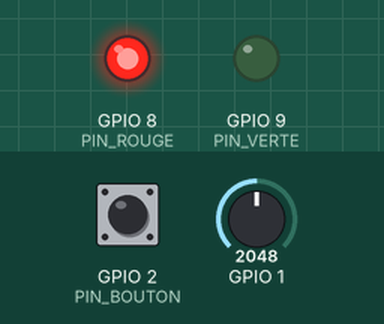
Simulated run of this program. Board: ESP32-S3. Parts: output pins drawn as LEDs (lit = HIGH). Inputs (shaded band) come from the test bench; at power-on: GPIO 1 = 2048, GPIO 2 (PIN_BOUTON) HIGH.

Above: at 1.2 s.
1.3 s: GPIO 1 set to 1927
At 1.6 s:
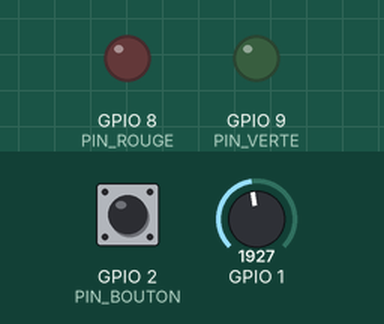
2.8 s: GPIO 1 set to 2040
At 4.0 s:
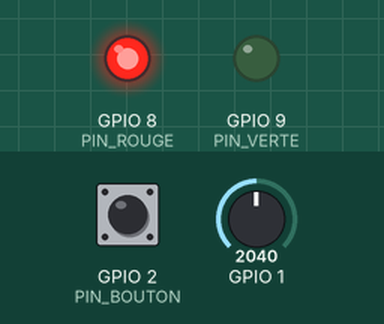
4.3 s: GPIO 2 (PIN_BOUTON) pulled LOW for 0.15 s
At 4.39 s:
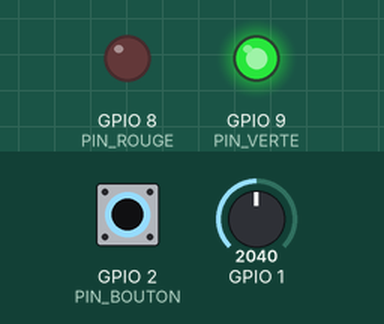
5.9 s: GPIO 2 (PIN_BOUTON) pulled LOW for 3.2 s
At 10.0 s:
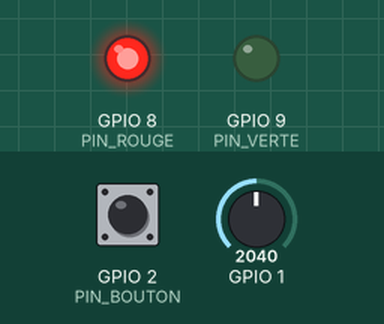
Timing chart, 0 to 11.5 s (numbered marks = the images above; inputs shaded):
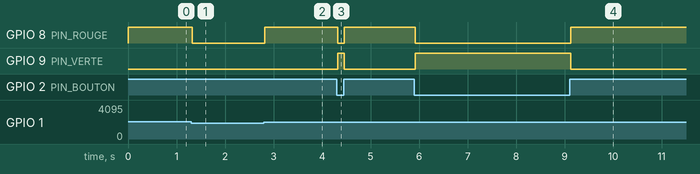

The program:

main.cpp
```cpp
#include <Arduino.h>
#include <cstring>


#include "led/Led.h"
#include "pot/Pot.h"
#include "bouton/Button.h"

// Broches
#define PIN_POT       A0
#define PIN_BOUTON    2
#define PIN_ROUGE     8
#define PIN_VERTE     9

// Bits du groupe d'evenements
#define POT_BIT       (1U << 0)  // bit 0
#define BOUTON_BIT    (1U << 1)  // bit 1
#define TOUS_BITS     (POT_BIT | BOUTON_BIT)

const char* DEL_ROUGE = "ROUGE";
const char* DEL_VERTE = "VERTE";

const int SEUIL = 2000;


// Groupe d'evenements partage
EventGroupHandle_t groupe;

// Objets
Led rouge(PIN_ROUGE, DEL_ROUGE);
Led verte(PIN_VERTE, DEL_VERTE);

Pot potentiometre(PIN_POT, SEUIL);
Button bouton(PIN_BOUTON);


// TACHE 1 : lecture du potentiometre

void vTaskPot(void *parametre) {
    for (;;) {
        if (potentiometre.isActive()) {
            xEventGroupSetBits(groupe, POT_BIT);
        } else {
            xEventGroupClearBits(groupe, POT_BIT);
        }

        vTaskDelay(pdMS_TO_TICKS(50));
    }
}


// TACHE 2 : lecture du bouton

void vTaskButton(void *parametre) {
    for (;;) {
        if (bouton.isPressed()) {
            xEventGroupSetBits(groupe, BOUTON_BIT);
        } else {
            xEventGroupClearBits(groupe, BOUTON_BIT);
        }

        vTaskDelay(pdMS_TO_TICKS(50));
    }
}


// TACHE 3 : commande des DEL

void vTaskLed(void *parametre) {

   EventBits_t bits;
    for (;;) {
       bits = xEventGroupWaitBits(
            groupe,
            TOUS_BITS,
            pdFALSE,  // Ne pas effacer les bits
            pdFALSE,  // Attendre au moins un bit
            0         // Ne pas bloquer
        );

        // On pourrait utiliser xEventGroupGetBits() qui est plus direct et simple ici

        bool potActif = (bits & POT_BIT) != 0;

        bool boutonActif = (bits & BOUTON_BIT) != 0;

        if (potActif && boutonActif) {
            // Les deux entrees actives
            verte.on();
            rouge.off();
        }
        else if (potActif != boutonActif) {  // else if (potActif || boutonActif) {
            // Une seule entree active
            verte.off();
            rouge.on();
        }
        else {
            // Aucune entree active
            verte.off();
            rouge.off();
        }

        vTaskDelay(pdMS_TO_TICKS(20));
    }
}

void setup() {

    // Initialiser les objets
    rouge.init();
    verte.init();
    potentiometre.init();
    bouton.init();

    // Creer le groupe d'evenements
    groupe = xEventGroupCreate();

    if (groupe == NULL) {
        while (true) {
            // Erreur de creation
        }
    }

    // Creer les trois taches
    xTaskCreate(
        vTaskPot,
        "Pot",
        2048,
        NULL,
        1,
        NULL
    );

    xTaskCreate(
        vTaskButton,
        "Bouton",
        2048,
        NULL,
        1,
        NULL
    );

    xTaskCreate(
        vTaskLed,
        "DEL",
        2048,
        NULL,
        1,
        NULL
    );
}

void loop() {
    vTaskDelay(portMAX_DELAY);
}
```

Button.cpp
```cpp
#include "Button.h"

Button::Button(int pin) : _pin(pin) {
}

void Button::init() {
    pinMode(_pin, INPUT_PULLUP);
}

bool Button::isPressed() {
    return digitalRead(_pin) == LOW;
}
```

Button.h
```cpp
#ifndef BUTYTON_H
#define BUTTON_H

#include <Arduino.h>

class Button {
private:
    int _pin;

public:
    Button(int pin);

    void init();
    bool isPressed();
};

#endif
```

Led.cpp
```cpp
#include "Led.h"

Led::Led(int pin, const char* name){
    _pin = pin;
    _name = name;
}

void Led::init() {
    pinMode(_pin, OUTPUT);
    digitalWrite(_pin, LOW);
}

void Led::on() {
    digitalWrite(_pin, HIGH);
}

void Led::off() {
    digitalWrite(_pin, LOW);
}

 const char* Led::getName(){
    return _name;
 }
```

Led.h
```cpp
#ifndef LED_H
#define LED_H
#include <Arduino.h>

class Led
{
  public:
    Led(int pin, const char* name);
    void on();
    void off();

    void init();
    const char* getName();
  private:
    int _pin;
    const char* _name; //Une constante
};

#endif
```

Pot.cpp
```cpp
#include "Pot.h"

Pot::Pot(int pin, int thresh){
    _pin = pin;
    _thresh = thresh;
}
void Pot::init(){
    pinMode(_pin, INPUT);
}

bool Pot::isActive(){
    return analogRead(_pin) > _thresh;
}
```

Pot.h
```cpp
#ifndef POT_H
#define POT_H
#include <Arduino.h>

class Pot
{
  public:
    Pot(int pin, int thresh);
    bool isActive();
    void init();
  private:
    int _pin;
    int _thresh;
};

#endif
```

Measured:
- the behaviour switches between 2001 and 2000 on GPIO 1 (found by bisection; images 0 and 1)
- after the input at 1.3 s, GPIO 8 (PIN_ROUGE): HIGH → LOW at once
- after the input at 2.8 s, GPIO 8 (PIN_ROUGE): LOW → HIGH at once
- after the input at 4.3 s, GPIO 8 (PIN_ROUGE): HIGH → LOW at once, → HIGH 0.14 s later; GPIO 9 (PIN_VERTE): LOW → HIGH at once, → LOW 0.14 s later
- after the input at 5.9 s, GPIO 8 (PIN_ROUGE): HIGH → LOW at once, → HIGH 3.2 s later; GPIO 9 (PIN_VERTE): LOW → HIGH at once, → LOW 3.2 s later
